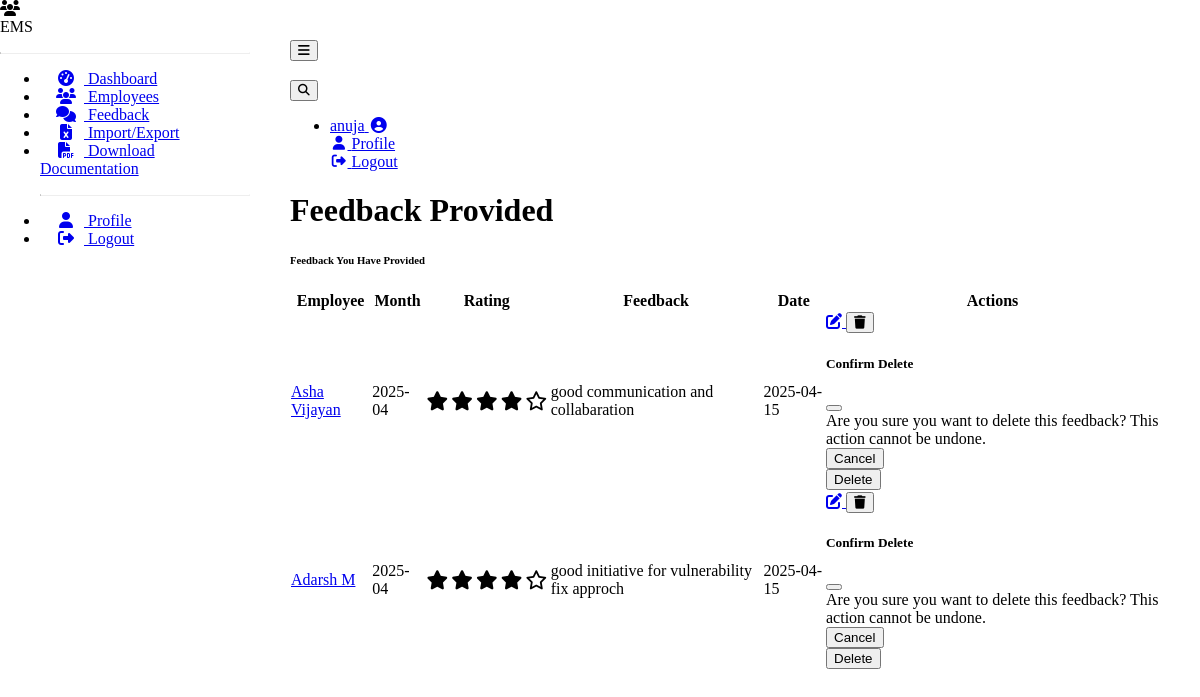
The page /feedback/ (signed in) on the database as committed earlier.
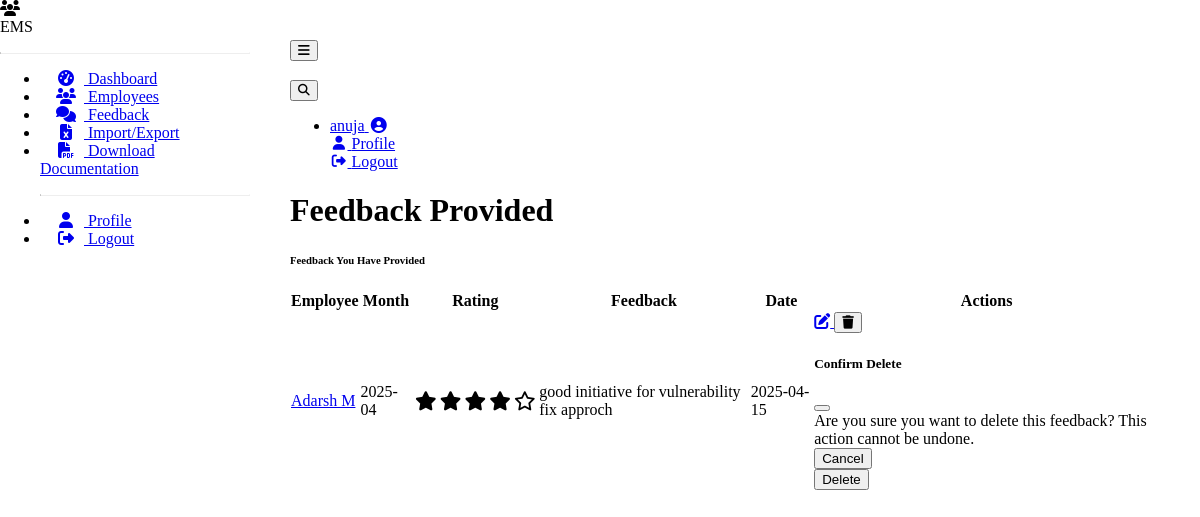
The same page on the database as committed later.
### models.py (models this page shows, shortened)
class Feedback(db.Model):
    __tablename__ = 'feedback'
    id = db.Column(db.Integer, primary_key=True)
    employee_id = db.Column(db.Integer, db.ForeignKey('employees.id'), nullable=False)
    provided_by_id = db.Column(db.Integer, db.ForeignKey('users.id'), nullable=False)
    provided_by = db.relationship('User', foreign_keys=[provided_by_id])
    rating = db.Column(db.Integer, nullable=False)  # e.g., 1-5 rating scale
    feedback_text = db.Column(db.Text, nullable=False)
    feedback_date = db.Column(db.DateTime, default=datetime.utcnow)
    month = db.Column(db.String(7), nullable=False)  # e.g., "2023-01"

class Employee(db.Model):
    __tablename__ = 'employees'
    id = db.Column(db.Integer, primary_key=True)
    full_name = db.Column(db.String(100), nullable=False)
    joining_date = db.Column(db.Date, nullable=False)
    benzyl = db.Column(db.String(50), unique=True, nullable=False)  # Employee ID or username
    role = db.Column(db.String(100), nullable=False)
    skill = db.Column(db.String(100), nullable=False)
    team = db.Column(db.String(100), nullable=False)
    grade = db.Column(db.String(20), nullable=False)
    designation = db.Column(db.String(100), nullable=False)
    location = db.Column(db.String(100), nullable=False)
    user_id = db.Column(db.Integer, db.ForeignKey('users.id'), nullable=True)
    user = db.relationship('User', foreign_keys=[user_id])
    manager_id = db.Column(db.Integer, db.ForeignKey('users.id'), nullable=True)
    feedback_received = db.relationship('Feedback', backref='employee', lazy='dynamic',
                                        foreign_keys='Feedback.employee_id')

### feedback.py (the view, shortened to what this page needs)
@feedback_bp.route('/')
@login_required
def feedback_list():
    current_employee = Employee.query.filter_by(user_id=current_user.id).first()
    if current_user.is_manager:
        feedback = Feedback.query\
            .join(Employee, Feedback.employee_id == Employee.id)\
            .filter(Employee.manager_id == current_user.id)\
            .order_by(Feedback.feedback_date.desc()).all()
        context = {
            'feedback': feedback,
            'is_manager': True,
            'view_type': 'provided'
        }
    return render_template('feedback_list.html', **context)

### app.py (called while the page is built)
@login_manager.user_loader
def load_user(user_id):
    from models import User  # Import here to avoid circular imports
    return User.query.get(int(user_id))

### templates/feedback_list.html (shortened to what the changed rows need)
{% extends "base.html" %}
{% block content %}
<div class="container-fluid">
    <div class="d-flex justify-content-between align-items-center mb-4">
        <h1 class="h3 text-gray-800">
            {% if view_type == 'provided' %}
            Feedback Provided
            {% elif view_type == 'received' %}
            Feedback Received
            {% elif view_type == 'for_employee' %}
            Feedback for {{ employee.full_name }}
            {% endif %}
        </h1>
    </div>
    <div class="card shadow mb-4">
        <div class="card-body">
            {% if feedback %}
            <div class="table-responsive">
                <table class="table table-bordered" id="feedbackTable" width="100%" cellspacing="0">
                    <thead>
                        <tr>
                            {% if view_type != 'for_employee' %}
                            <th>Employee</th>
                            {% endif %}
                            <th>Month</th>
                            <th>Rating</th>
                            <th>Feedback</th>
                            <th>Date</th>
                            {% if is_manager and view_type != 'received' %}
                            <th>Actions</th>
                            {% endif %}
                        </tr>
                    </thead>
                    <tbody>
                        {% for fb in feedback %}
                        <tr>
                            {% if view_type != 'for_employee' %}
                            <td>
                                <a href="{{ url_for('employee.employee_detail', employee_id=fb.employee.id) }}">
                                    {{ fb.employee.full_name }}
                                </a>
                            </td>
                            {% endif %}
                            <td>{{ fb.month }}</td>
                            <td>
                                <div class="feedback-rating">
                                    {% for i in range(fb.rating) %}
                                    <i class="fas fa-star feedback-star"></i>
                                    {% endfor %}
                                    {% for i in range(5 - fb.rating) %}
                                    <i class="far fa-star feedback-star"></i>
                                    {% endfor %}
                                </div>
                            </td>
                            <td>{{ fb.feedback_text }}</td>
                            <td>{{ fb.feedback_date.strftime('%Y-%m-%d') }}</td>
                            {% if is_manager and view_type != 'received' and fb.provided_by_id == current_user.id %}
                            <td>
                                <div class="btn-group" role="group">
                                    <a href="{{ url_for('feedback.edit_feedback', feedback_id=fb.id) }}"
                                       class="btn btn-warning btn-sm" data-bs-toggle="tooltip" title="Edit Feedback">
                                        <i class="fas fa-edit"></i>
                                    </a>
                                    <button type="button" class="btn btn-danger btn-sm confirm-delete"
                                            data-bs-toggle="modal" data-bs-target="#deleteFeedbackModal{{ fb.id }}"
                                            title="Delete Feedback">
                                        <i class="fas fa-trash"></i>
                                    </button>
                                    <div class="modal fade" id="deleteFeedbackModal{{ fb.id }}" tabindex="-1"
                                         aria-labelledby="deleteFeedbackModalLabel" aria-hidden="true">
                                        <div class="modal-dialog">
                                            <div class="modal-content">
                                                <div class="modal-header">
                                                    <h5 class="modal-title" id="deleteFeedbackModalLabel">
                                                        Confirm Delete
                                                    </h5>
                                                    <button type="button" class="btn-close" data-bs-dismiss="modal"
                                                            aria-label="Close"></button>
                                                </div>
                                                <div class="modal-body">
                                                    Are you sure you want to delete this feedback?
                                                    This action cannot be undone.
                                                </div>
                                                <div class="modal-footer">
                                                    <button type="button" class="btn btn-secondary"
                                                            data-bs-dismiss="modal">Cancel</button>
                                                    <form action="{{ url_for('feedback.delete_feedback', feedback_id=fb.id) }}"
                                                          method="POST">
                                                        <button type="submit" class="btn btn-danger">Delete</button>
                                                    </form>
                                                </div>
                                            </div>
                                        </div>
                                    </div>
                                </div>
                            </td>
                            {% elif is_manager and view_type != 'received' %}
                            <td>-</td>
                            {% endif %}
                        </tr>
                        {% endfor %}
                    </tbody>
                </table>
            </div>
            {% endif %}
        </div>
    </div>
</div>
{% endblock %}

Rows that differ between the two databases and show on the page:
removed Feedback: employee.full_name "Asha Vijayan", month "2025-04", rating 4 (drawn), feedback_text "good communication and collabaration", feedback_date "2025-04-15"
